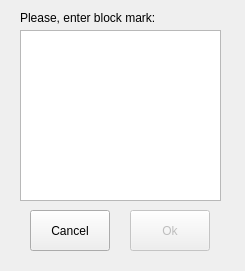
<?xml version="1.0" encoding="UTF-8"?>
<ui version="4.0">
 <class>Dialog</class>
 <widget class="QDialog" name="Dialog">
  <property name="geometry">
   <rect>
    <x>0</x>
    <y>0</y>
    <width>245</width>
    <height>271</height>
   </rect>
  </property>
  <property name="windowTitle">
   <string>Set block parameters</string>
  </property>
  <property name="modal">
   <bool>true</bool>
  </property>
  <widget class="QPushButton" name="okBtn">
   <property name="enabled">
    <bool>false</bool>
   </property>
   <property name="geometry">
    <rect>
     <x>130</x>
     <y>210</y>
     <width>80</width>
     <height>41</height>
    </rect>
   </property>
   <property name="text">
    <string>Ok</string>
   </property>
  </widget>
  <widget class="QLabel" name="label">
   <property name="geometry">
    <rect>
     <x>20</x>
     <y>10</y>
     <width>161</width>
     <height>16</height>
    </rect>
   </property>
   <property name="text">
    <string>Please, enter block mark:</string>
   </property>
  </widget>
  <widget class="QPushButton" name="closeBtn">
   <property name="geometry">
    <rect>
     <x>30</x>
     <y>210</y>
     <width>80</width>
     <height>41</height>
    </rect>
   </property>
   <property name="text">
    <string>Cancel</string>
   </property>
  </widget>
  <widget class="QListWidget" name="selObjectList">
   <property name="geometry">
    <rect>
     <x>20</x>
     <y>30</y>
     <width>201</width>
     <height>171</height>
    </rect>
   </property>
  </widget>
 </widget>
 <resources/>
 <connections/>
</ui>
